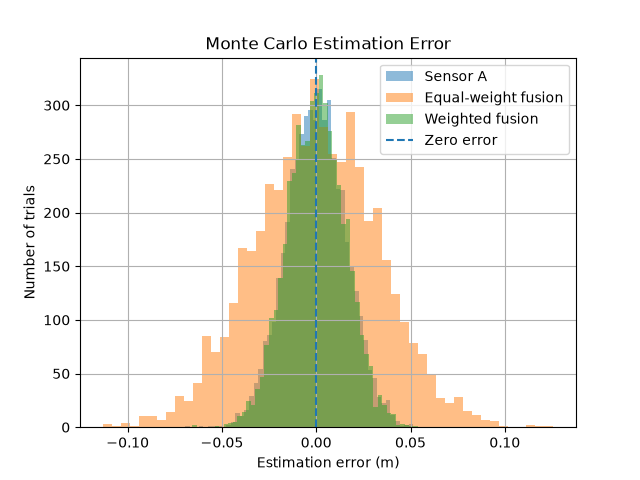

Reproduce this figure in Python.

import numpy as np
import matplotlib.pyplot as plt

rng = np.random.default_rng(42)

# Simulation parameters
true_position = 50.0
sigma_a = 0.5
sigma_b = 2.0
num_measurements = 1000
num_trials = 5000

# Store the estimation error from every trial
errors_a = np.empty(num_trials)
errors_equal = np.empty(num_trials)
errors_weighted = np.empty(num_trials)

# Inverse-variance weights
weight_a = 1 / sigma_a**2
weight_b = 1 / sigma_b**2

for trial in range(num_trials):
    sensor_a = true_position + rng.normal(0, sigma_a, num_measurements)
    sensor_b = true_position + rng.normal(0, sigma_b, num_measurements)

    # Estimate position by averaging each sensor's measurements
    estimate_a = np.mean(sensor_a)
    estimate_b = np.mean(sensor_b)

    # Three estimators
    estimate_equal = (estimate_a + estimate_b) / 2

    estimate_weighted = (
        weight_a * estimate_a + weight_b * estimate_b
    ) / (weight_a + weight_b)

    # Record errors
    errors_a[trial] = estimate_a - true_position
    errors_equal[trial] = estimate_equal - true_position
    errors_weighted[trial] = estimate_weighted - true_position

# Evaluate performance across trials
def report_results(name, errors):
    bias = np.mean(errors)
    rmse = np.sqrt(np.mean(errors**2))
    spread = np.std(errors)

    print(name)
    print(f"  Mean error (bias): {bias:.6f} m")
    print(f"  Error standard deviation: {spread:.6f} m")
    print(f"  RMSE: {rmse:.6f} m")
    print()

report_results("Sensor A average", errors_a)
report_results("Equal-weight fusion", errors_equal)
report_results("Weighted fusion", errors_weighted)

# Compare error distributions
plt.figure()
plt.hist(errors_a, bins=50, alpha=0.5, label="Sensor A")
plt.hist(errors_equal, bins=50, alpha=0.5, label="Equal-weight fusion")
plt.hist(errors_weighted, bins=50, alpha=0.5, label="Weighted fusion")
plt.axvline(0, linestyle="--", label="Zero error")
plt.xlabel("Estimation error (m)")
plt.ylabel("Number of trials")
plt.title("Monte Carlo Estimation Error")
plt.legend()
plt.grid(True)
plt.savefig("monte_carlo_fusion.png")

# Compare RMSE
names = ["Sensor A", "Equal weight", "Weighted"]
rmses = [
    np.sqrt(np.mean(errors_a**2)),
    np.sqrt(np.mean(errors_equal**2)),
    np.sqrt(np.mean(errors_weighted**2)),
]

plt.figure()
plt.bar(names, rmses)
plt.ylabel("RMSE (m)")
plt.title("Estimation Performance Across Trials")
plt.grid(axis="y")
plt.savefig("monte_carlo_rmse.png")
